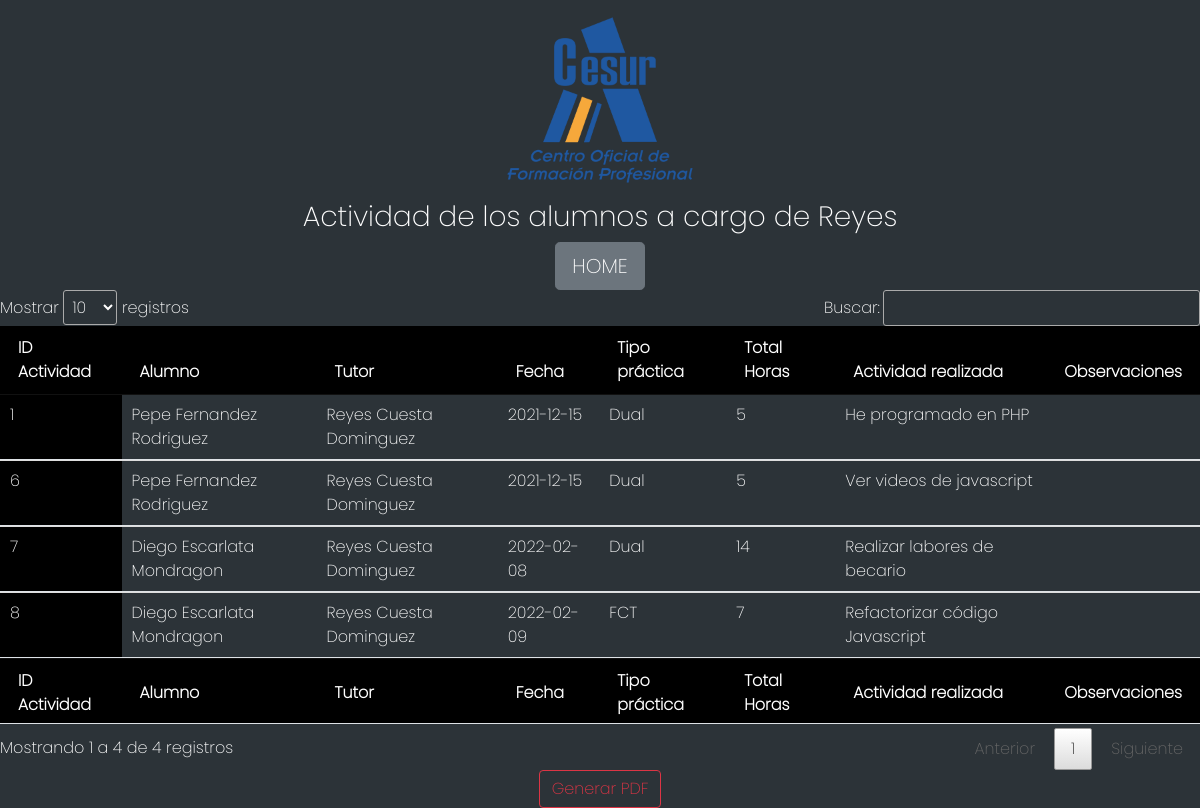
The page /php/mostrar_actividad.php (signed in) on the database its author committed.
### tables this page shows
CREATE TABLE `actividades` (
  `ID_Actividad` int NOT NULL AUTO_INCREMENT,
  `Fecha` date NOT NULL,
  `Tipo_práctica` varchar(4) NOT NULL,
  `Total_Horas` int NOT NULL,
  `Actividad_realizada` text NOT NULL,
  `Observaciones` text,
  PRIMARY KEY (`ID_Actividad`)
);

CREATE TABLE `alumno` (
  `ID_Alumno` int NOT NULL AUTO_INCREMENT,
  `Nombre` varchar(20) NOT NULL,
  `Apellido1` varchar(20) NOT NULL,
  `Apellido2` varchar(20) NOT NULL,
  `Contraseña` char(32) NOT NULL,
  `DNI` varchar(9) NOT NULL,
  `Fecha_Nacimiento` date NOT NULL,
  `Email` varchar(64) NOT NULL,
  `Telefono` int NOT NULL,
  `Empresa` varchar(64) NOT NULL,
  `Tutor` varchar(64) NOT NULL,
  `NºHoras_Dual` int NOT NULL,
  `NºHoras_FCT` int NOT NULL,
  `Observaciones` text,
  `rol` int DEFAULT 2,
  PRIMARY KEY (`ID_Alumno`)
);

CREATE TABLE `profesor` (
  `ID_Profesor` int NOT NULL AUTO_INCREMENT,
  `Nombre` varchar(20) NOT NULL,
  `Apellido1` varchar(20) NOT NULL,
  `Apellido2` varchar(20) NOT NULL,
  `Contraseña` char(32) NOT NULL,
  `Email` varchar(64) NOT NULL,
  `rol` int DEFAULT 1,
  PRIMARY KEY (`ID_Profesor`)
);

### php/lib/DB.php (called while the page is built, shortened)
<?php
class DB
{
  private $host="localhost";
  private $user="root";
  private $pass="";
  private $db_name="proyectodual";
  private $port="3307";
  private $conexion;
  private $error=false;
  function __construct()
  {
      $this->conexion = new mysqli($this->host, $this->user, $this->pass, $this->db_name, $this->port);
  }
  function hayError(){
    return $this->error;
  }
  function realizarConsulta($consulta){
    if (!$this->hayError()){
      $resultado = $this->conexion->query($consulta);
      return $resultado;
    } else {
      $this->error_msj="Imposible realizar la consulta: ".$consulta;
      return null;
    }
  }
}
?>

### php/lib/consultas.php (called while the page is built, shortened)
<?php
include 'DB.php';
class consultas extends DB
{
    public function mostrarActividadProfe($idProfe)
    {
        $sql = "SELECT a.ID_Actividad, a.Fecha, a.Tipo_práctica, a.Total_Horas, a.Actividad_realizada, a.Observaciones, al.Nombre as nAlumno, al.Apellido1 as alApe1, al.Apellido2 as alApe2, p.Nombre as nProfe, p.Apellido1 as pApe1, p.Apellido2 as pApe2 from actividades as a join alumno_actividad as aa on a.ID_Actividad=aa.ID_actividad join alumno as al on aa.ID_Alumno=al.ID_Alumno join alumno_profesor as ap on al.ID_Alumno=ap.ID_Alumno join profesor as p on ap.ID_profesor=p.ID_Profesor where p.ID_Profesor=".$idProfe;
        $resultado = $this->realizarConsulta($sql);
        if ($resultado != null) {
            $tabla = [];
            while ($fila = $resultado->fetch_assoc()) {
                $tabla[] = $fila;
            }
            return $tabla;
        } else {
            return null;
        }
    }
}

### php/mostrar_actividad.php (the view, shortened to what this page needs)
<?php
   require 'lib/consultas.php';
   $BaseDatos=new consultas();
   switch ($_SESSION["Rol"]) {
        case '1':
            $mensaje_h1 = "Actividad de los alumnos a cargo de ".$_SESSION["Nombre"];
            $resultado=$BaseDatos->mostrarActividadProfe($_SESSION["ID"]);
            break;
   }
?>
<!DOCTYPE html>
<html lang="es">
<head>
    <link rel="stylesheet" href="../css/jquery.dataTables.min.css">
    <link rel="stylesheet" href="../css/bootstrap.min.css">
    <link rel="stylesheet" href="../css/local.css">
</head>
<body>
    <div class="encabezado">
       <img class="logo" alt="logo" src="../img/CESUR-web.png">
    </div>
<div class="text-center">
    <h3><?php echo $mensaje_h1 ?></h3>
    <a href="index.php"><input type="button" class="btn btn-secondary btn-lg" value="HOME"></a>
</div>
<div class="tablon">
    <table id="tabla" class="display table">
        <thead>
            <tr>
                <th> ID Actividad </th>
                <th> Alumno </th>
                <th> Tutor </th>
                <th> Fecha </th>
                <th> Tipo práctica </th>
                <th> Total Horas </th>
                <th> Actividad realizada </th>
                <th> Observaciones </th>
            </tr>
        </thead>
        <tbody>
<?php
        foreach($resultado as $actividad){
            echo "<tr>";
                echo "<td>".$actividad["ID_Actividad"]."</td>";
                echo "<td>".$actividad["nAlumno"]." ".$actividad["alApe1"]." ".$actividad["alApe2"]."</td>";
                echo "<td>".$actividad["nProfe"]." ".$actividad["pApe1"]." ".$actividad["pApe2"]."</td>";
                echo "<td>".$actividad["Fecha"]."</td>";
                echo "<td>".$actividad["Tipo_práctica"]."</td>";
                echo "<td>".$actividad["Total_Horas"]."</td>";
                echo "<td>".$actividad["Actividad_realizada"]."</td>";
                echo "<td>".$actividad["Observaciones"]."</td>";
            echo "</tr>";
        }
?>
        </tbody>
        <tfoot>
            <tr>
                <th> ID Actividad </th>
                <th> Alumno </th>
                <th> Tutor </th>
                <th> Fecha </th>
                <th> Tipo práctica </th>
                <th> Total Horas </th>
                <th> Actividad realizada </th>
                <th> Observaciones </th>
            </tr>
        </tfoot>
</table>
</div>
<div class="text-center">
    <input type="button" id="GenerarMysql" class="btn btn-outline-danger" value="Generar PDF">
</div>
</body>
</html>

### css/local.css (style rules this page uses)
body { font-family: 'Poppins', Arial, Helvetica, sans-serif; color: white; background-color: #2c3338; }
th, td { color: white; }
.encabezado { background-color: #2c3338; width: 100%; height: 200px; text-align: center; }
.logo { width: 200px; }
.tablon td { background-color: #2c3338; }
.tablon .sorting_1, .tablon thead, .tablon tfoot { background-color: black !important; }

### rows shown on the page
actividades: ID_Actividad "1", alumno.Nombre "Pepe", alumno.Apellido1 "Fernandez", alumno.Apellido2 "Rodriguez", profesor.Nombre "Reyes", profesor.Apellido1 "Cuesta", profesor.Apellido2 "Dominguez", Fecha "2021-12-15", Tipo_práctica "Dual", Total_Horas "5", Actividad_realizada "He programado en PHP"
actividades: ID_Actividad "6", alumno.Nombre "Pepe", alumno.Apellido1 "Fernandez", alumno.Apellido2 "Rodriguez", profesor.Nombre "Reyes", profesor.Apellido1 "Cuesta", profesor.Apellido2 "Dominguez", Fecha "2021-12-15", Tipo_práctica "Dual", Total_Horas "5", Actividad_realizada "Ver videos de javascript"
actividades: ID_Actividad "7", alumno.Nombre "Diego", alumno.Apellido1 "Escarlata", alumno.Apellido2 "Mondragon", profesor.Nombre "Reyes", profesor.Apellido1 "Cuesta", profesor.Apellido2 "Dominguez", Fecha "2022-02-08", Tipo_práctica "Dual", Total_Horas "14", Actividad_realizada "Realizar labores de becario"
actividades: ID_Actividad "8", alumno.Nombre "Diego", alumno.Apellido1 "Escarlata", alumno.Apellido2 "Mondragon", profesor.Nombre "Reyes", profesor.Apellido1 "Cuesta", profesor.Apellido2 "Dominguez", Fecha "2022-02-09", Tipo_práctica "FCT", Total_Horas "7", Actividad_realizada "Refactorizar código Javascript"

### other values the page prints
$mensaje_h1 "Actividad de los alumnos a cargo de Reyes"
